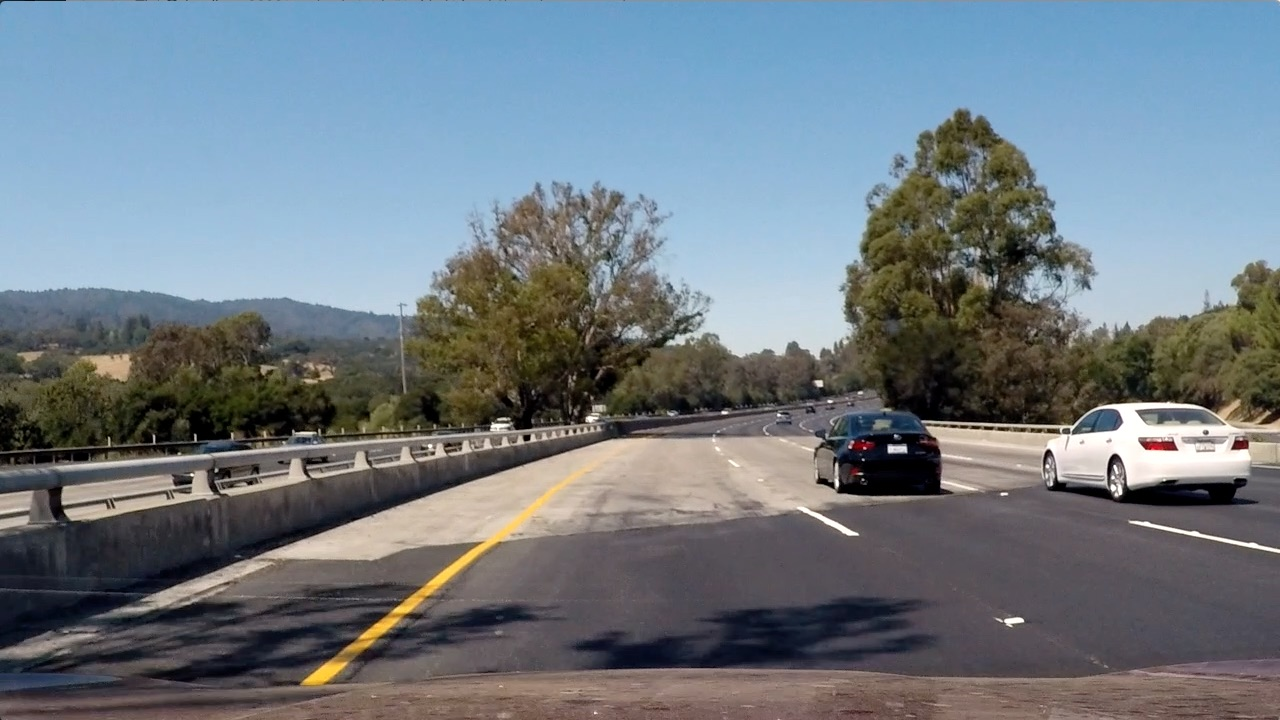
#> input picture test_images/test4.jpg, 1280 x 720 px
$ jupyter execute --allow-errors vehicle_tracking.ipynb   (shell and % lines are left out)   (older library calls are emulated)
#> lines starting #> are read from the running program, lines starting #| are printed output that depends on the picture; after the words box and inside, x2 and y2 are one past the last pixel; in counts of white or black regions, pixels touching at a corner belong together
[cell 1]
import cv2
import glob
import numpy as np

import matplotlib
import matplotlib.pyplot as plt
import matplotlib.image as mpimg
import time

from random import shuffle

from skimage.feature import hog
from sklearn.svm import LinearSVC
from sklearn.preprocessing import StandardScaler
from sklearn.model_selection import train_test_split
from scipy.ndimage.measurements import label

from moviepy.editor import VideoFileClip
from IPython.display import HTML

[cell 2]
car_images = glob.glob("vehicles/*/*.*")
noncar_images = glob.glob("non-vehicles/*/*.*")
shuffle(car_images)
shuffle(noncar_images)
print(len(car_images), ' : Vehicle')
print(len(noncar_images), ' : Non-vehicle')

[cell 3]
ind = 10
#> (the rest of this cell did not finish here and is left out)

[cell 4]
# [18 lines left out: function get_hog_features, not called in this run]

# Generate a random index to look at a car image
#> (the rest of this cell did not finish here and is left out)

[cell 5]
# Define a function to compute color histogram features
# [19 lines left out: function color_hist, not called in this run]

# Generate a random index to look at a car image
#> (the rest of this cell did not finish here and is left out)

[cell 6]
# Define a function to compute color histogram features
# Pass the color_space flag as 3-letter all caps string
# like 'HSV' or 'LUV' etc.
# [18 lines left out: function bin_spatial, not called in this run]
#> (the rest of this cell did not finish here and is left out)

[cell 7]
from sklearn.preprocessing import StandardScaler
from tqdm import tqdm

# Define a function to extract features from a list of images
# Have this function call bin_spatial() and color_hist()
def extract_features(images, color_space='RGB', spatial_size=(32, 32),
                     hist_bins=32, orient=9, pix_per_cell=8,
                     cell_per_block=2, hog_channel=0,
                     spatial_feat=True, hist_feat=True, hog_feat=True):
    # Create a list to append feature vectors to
    features = []
    # Iterate through the list of images
    for file in tqdm(images):
        file_features = []
        img = mpimg.imread(file)
        # apply color conversion if other than 'RGB'
        if color_space != 'RGB':
            if color_space == 'HSV':
                feature_image = cv2.cvtColor(img, cv2.COLOR_RGB2HSV)
            elif color_space == 'LUV':
                feature_image = cv2.cvtColor(img, cv2.COLOR_RGB2LUV)
            elif color_space == 'HLS':
                feature_image = cv2.cvtColor(img, cv2.COLOR_RGB2HLS)
            elif color_space == 'YUV':
                feature_image = cv2.cvtColor(img, cv2.COLOR_RGB2YUV)
            elif color_space == 'YCrCb':
                feature_image = cv2.cvtColor(img, cv2.COLOR_RGB2YCrCb)
        else: feature_image = np.copy(img)

        if spatial_feat == True:
            # Apply bin_spatial() to get spatial color features
            spatial_features = bin_spatial(feature_image, size=spatial_size)
            file_features.append(spatial_features)
        if hist_feat == True:
            # Apply color_hist() also with a color space option now
            hist_features = color_hist(feature_image, nbins=hist_bins)
            file_features.append(hist_features)
        if hog_feat == True:
            # Call get_hog_features() with vis=False, feature_vec=True
            if hog_channel == 'ALL':
                hog_features = []
                for channel in range(feature_image.shape[2]):
                    hog_features.append(get_hog_features(feature_image[:,:,channel],
                                        orient, pix_per_cell, cell_per_block,
                                        vis=False, feature_vec=True))
                hog_features = np.ravel(hog_features)
            else:
                hog_features = get_hog_features(feature_image[:,:,hog_channel], orient,
                                                pix_per_cell, cell_per_block, vis=False,
                                                feature_vec=True)
            file_features.append(hog_features)
        # Append the new feature vector to the features list
        features.append(np.concatenate(file_features))
    # Return list of feature vectors
    return features

[cell 8]
# Define a function that takes an image,
# start and stop positions in both x and y,
# window size (x and y dimensions),
# and overlap fraction (for both x and y)
def slide_window(img, x_start_stop=[None, None], y_start_stop=[None, None],
                 xy_window=(128, 128), #(64, 64), (96, 96)
                 xy_overlap=(0.5, 0.5)):
    # If x and/or y start/stop positions not defined, set to image size
    if x_start_stop[0] == None:
        x_start_stop[0] = 0
    if x_start_stop[1] == None:
        x_start_stop[1] = img.shape[1]
    if y_start_stop[0] == None:
        y_start_stop[0] = 0
    if y_start_stop[1] == None:
        y_start_stop[1] = img.shape[0]
    # Compute the span of the region to be searched
    xspan = x_start_stop[1] - x_start_stop[0]
    yspan = y_start_stop[1] - y_start_stop[0]
    # Compute the number of pixels per step in x/y
    nx_pix_per_step = np.int(xy_window[0]*(1 - xy_overlap[0]))
    ny_pix_per_step = np.int(xy_window[1]*(1 - xy_overlap[1]))
    # Compute the number of windows in x/y
    nx_buffer = np.int(xy_window[0]*(xy_overlap[0]))
    ny_buffer = np.int(xy_window[1]*(xy_overlap[1]))
    nx_windows = np.int((xspan-nx_buffer)/nx_pix_per_step)
    ny_windows = np.int((yspan-ny_buffer)/ny_pix_per_step)
    # Initialize a list to append window positions to
    window_list = []
    # Loop through finding x and y window positions
    # Note: you could vectorize this step, but in practice
    # you'll be considering windows one by one with your
    # classifier, so looping makes sense
    for ys in range(ny_windows):
        for xs in range(nx_windows):
            # Calculate window position
            startx = xs*nx_pix_per_step + x_start_stop[0]
            endx = startx + xy_window[0]
            starty = ys*ny_pix_per_step + y_start_stop[0]
            endy = starty + xy_window[1]
            # Append window position to list
            window_list.append(((startx, starty), (endx, endy)))
    # Return the list of windows
    return window_list

# Define a function to draw bounding boxes
def draw_boxes(img, bboxes, color=(255,0,0), thick=6):
    # Make a copy of the image
    imcopy = np.copy(img)
    # Iterate through the bounding boxes
    for bbox in bboxes:
        # Draw a rectangle given bbox coordinates
        cv2.rectangle(imcopy, bbox[0], bbox[1], color, thick)
    # Return the image copy with boxes drawn
    return imcopy

test_img = mpimg.imread('test_images/test4.jpg')
#> test_img is the input picture: shape (720, 1280, 3); mean R, G, B 112.2, 122.7, 130.9

windows =  slide_window(test_img,
                        x_start_stop=[None, None],
                        y_start_stop=[400, 656],
                        xy_window=(64, 64),
                        xy_overlap=(0.5, 0.5))
#> windows = 273 items

window_img = draw_boxes(test_img, windows)
#> the loop in draw_boxes, `for bbox in bboxes:` made 273 passes
#> bbox on passes 1 to 3: ((0, 400), (64, 464)), ((32, 400), (96, 464)), ((64, 400), (128, 464))
#> after the loop in draw_boxes, `for bbox in bboxes:`:
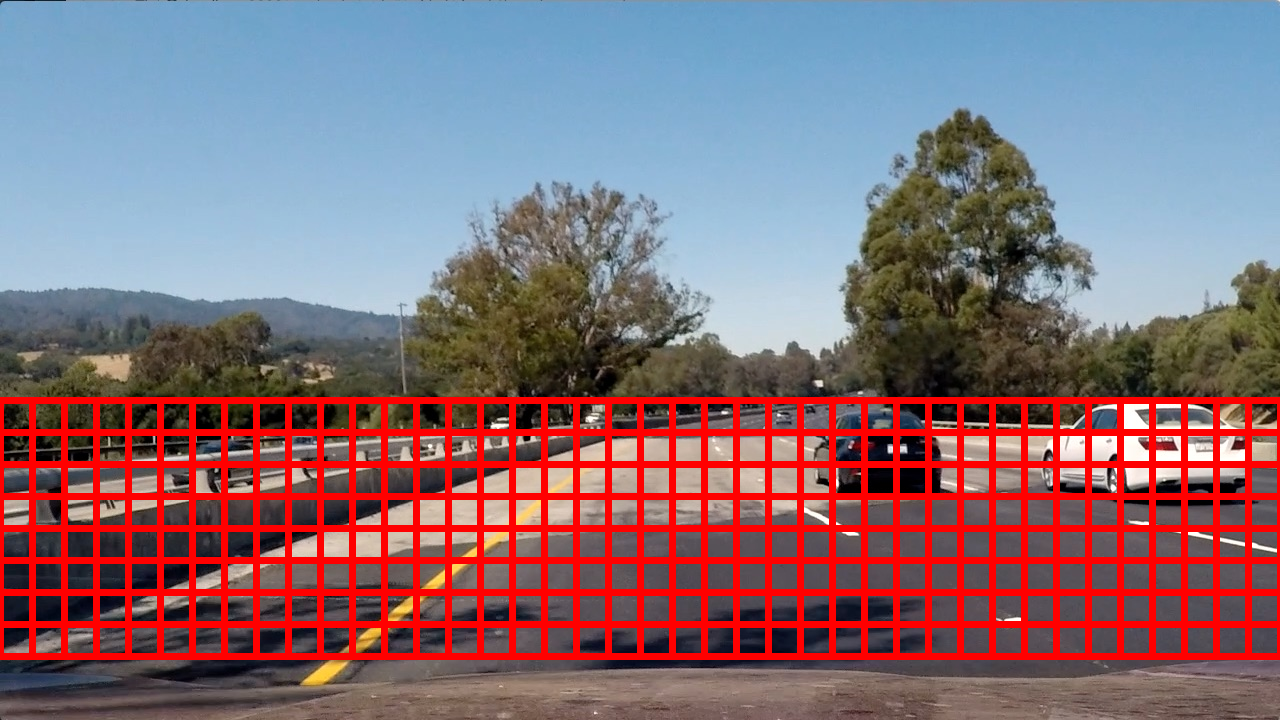
#> imcopy: shape (720, 1280, 3); 14.83% of pixels changed, all inside (x1, y1, x2, y2) = (0, 397, 1280, 660)
plt.imshow(window_img)
#> (this line was passed over: IPython is not available in this run)
matplotlib.rc('xtick', labelsize=15)
matplotlib.rc('ytick', labelsize=15)
plt.title('Sliding Windows Technique:')
#> (this line was passed over: IPython is not available in this run)

[cell 9]
# This function is very similar to extract_features()
# just for a single image rather than list of images
# [48 lines left out: function single_img_features, not called in this run]

[cell 10]
# Define a function you will pass an image
# and the list of windows to be searched (output of slide_windows())
# [27 lines left out: function search_windows, not called in this run]

[cell 11]
### TODO: Tweak these parameters and see how the results change.
color_space = 'YCrCb' # Can be RGB, HSV, LUV, HLS, YUV, YCrCb
orient = 10  # HOG orientations
pix_per_cell = 8 # HOG pixels per cell
cell_per_block = 2 # HOG cells per block
hog_channel = 'ALL' # Can be 0, 1, 2, or "ALL"
spatial_size = (32, 32) # Spatial binning dimensions
hist_bins = 64   # Number of histogram bins
spatial_feat = True # Spatial features on or off
hist_feat = True # Histogram features on or off
hog_feat = True # HOG features on or off

car_features = extract_features(car_images, color_space=color_space,
                            spatial_size=spatial_size, hist_bins=hist_bins,
                            orient=orient, pix_per_cell=pix_per_cell,
                            cell_per_block=cell_per_block,
                            hog_channel=hog_channel,
                            spatial_feat=spatial_feat, hist_feat=hist_feat,
                            hog_feat=hog_feat)
notcar_features = extract_features(noncar_images, color_space=color_space,
                            spatial_size=spatial_size, hist_bins=hist_bins,
                            orient=orient, pix_per_cell=pix_per_cell,
                            cell_per_block=cell_per_block,
                            hog_channel=hog_channel,
                            spatial_feat=spatial_feat, hist_feat=hist_feat,
                            hog_feat=hog_feat)

[cell 12]
X = np.vstack((car_features, notcar_features)).astype(np.float64)
# Fit a per-column scaler
#> (the rest of this cell did not finish here and is left out)

[cell 13]
fname = 'test_images/test6.jpg'
image = mpimg.imread(fname)
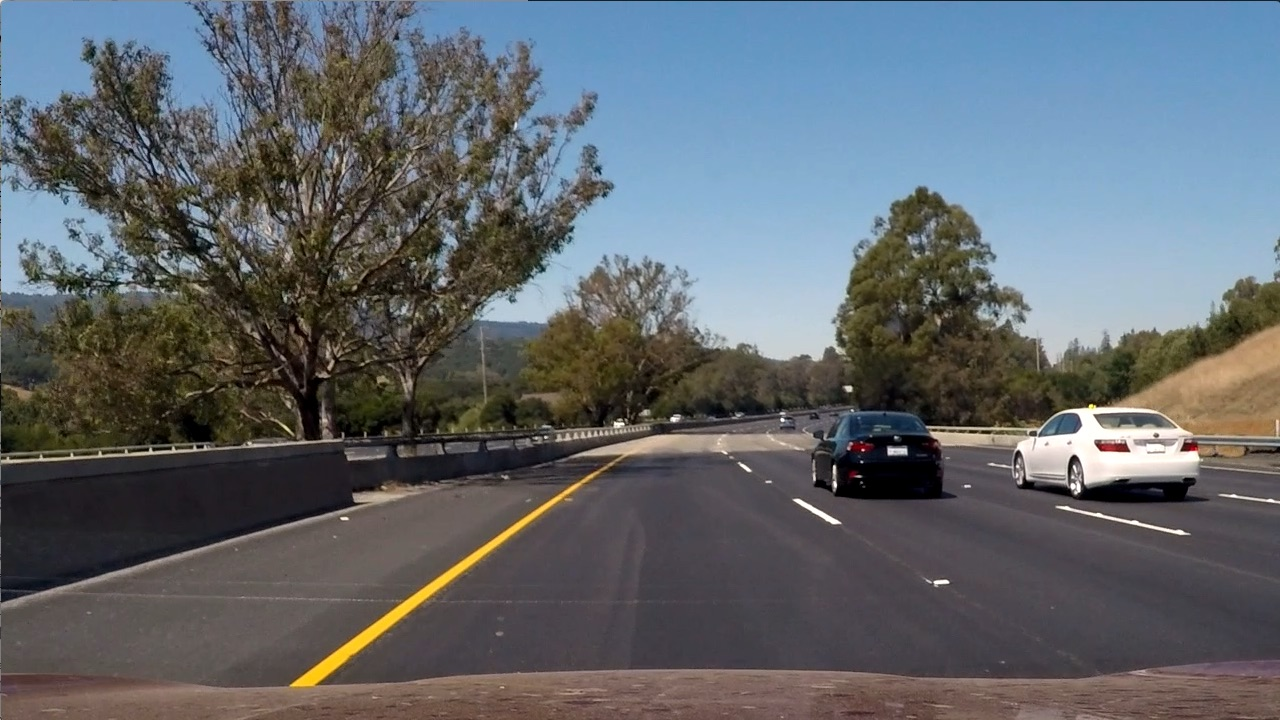
#> input picture test_images/test6.jpg, 1280 x 720 px
#> image is the input picture: shape (720, 1280, 3); mean R, G, B 97, 102.6, 107.9
draw_image = np.copy(image)

# Uncomment the following line if you extracted training
# data from .png images (scaled 0 to 1 by mpimg) and the
# image you are searching is a .jpg (scaled 0 to 255)
image = image.astype(np.float32)/255

windows =  slide_window(test_img,
                        x_start_stop=[None, None],
                        y_start_stop=[400, 656], #tune the parameters
                        xy_window=(128,128),
                        xy_overlap=(.7,.7))
#> windows = 124 items

#> (the rest of this cell did not finish here and is left out)
